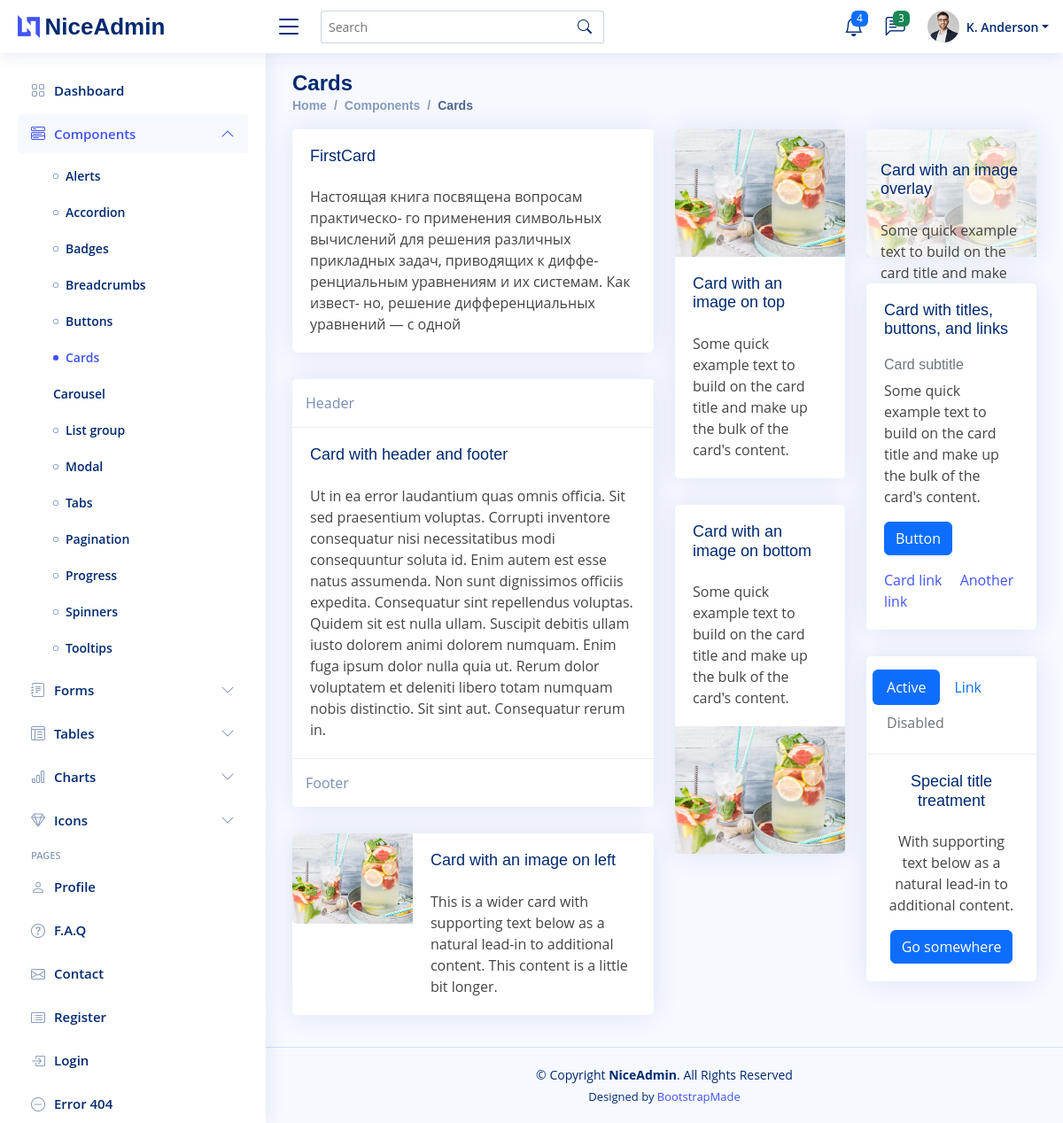
The page /cards on the database its author committed.
### myapp/models.py (models this page shows)
class Cards(models.Model):
    name = models.CharField(max_length=250)
    content = models.TextField(max_length=250)

### myapp/views.py (the view)
# urls.py: path('cards', views.Card, name='cards'),
def Card(request):
    cards = Cards.objects.all()
    card = {'card1': cards[0]}
    return render(request, 'components-cards.html', card)

### templates/components-cards.html (shortened to what this page needs)
{% load static %}
<!DOCTYPE html>
<html lang="en">
<head>
  <link href="{% static 'assets/vendor/bootstrap/css/bootstrap.min.css' %}" rel="stylesheet">
  <link href="{% static 'assets/vendor/bootstrap-icons/bootstrap-icons.css' %}" rel="stylesheet">
  <link href="{% static 'assets/vendor/boxicons/css/boxicons.min.css' %}" rel="stylesheet">
  <link href="{% static 'assets/vendor/quill/quill.snow.css' %}" rel="stylesheet">
  <link href="{% static 'assets/vendor/quill/quill.bubble.css' %}" rel="stylesheet">
  <link href="{% static 'assets/vendor/remixicon/remixicon.css' %}" rel="stylesheet">
  <link href="{% static 'assets/vendor/simple-datatables/style.css' %}" rel="stylesheet">
  <link href="{% static 'assets/css/style.css' %}" rel="stylesheet">
</head>
<body>
  <header id="header" class="header fixed-top d-flex align-items-center">
    <div class="d-flex align-items-center justify-content-between">
      <a href="{% static 'index.html' %}" class="logo d-flex align-items-center">
        <img src="{% static 'assets/img/logo.png' %}" alt="">
        <span class="d-none d-lg-block">NiceAdmin</span>
      </a>
      <i class="bi bi-list toggle-sidebar-btn"></i>
    </div>
    <div class="search-bar">
      <form class="search-form d-flex align-items-center" method="POST" action="#">
        <input type="text" name="query" placeholder="Search" title="Enter search keyword">
        <button type="submit" title="Search"><i class="bi bi-search"></i></button>
      </form>
    </div>
    <nav class="header-nav ms-auto">
      <ul class="d-flex align-items-center">
        <li class="nav-item dropdown">
          <a class="nav-link nav-icon" href="#" data-bs-toggle="dropdown">
            <i class="bi bi-bell"></i>
            <span class="badge bg-primary badge-number">4</span>
          </a>
        </li>
        <li class="nav-item dropdown">
          <a class="nav-link nav-icon" href="#" data-bs-toggle="dropdown">
            <i class="bi bi-chat-left-text"></i>
            <span class="badge bg-success badge-number">3</span>
          </a>
        </li>
        <li class="nav-item dropdown pe-3">
          <a class="nav-link nav-profile d-flex align-items-center pe-0" href="#" data-bs-toggle="dropdown">
            <img src="{% static 'assets/img/profile-img.jpg' %}" alt="Profile" class="rounded-circle">
            <span class="d-none d-md-block dropdown-toggle ps-2">K. Anderson</span>
          </a>
        </li>
      </ul>
    </nav>
  </header>
  <aside id="sidebar" class="sidebar">
    <ul class="sidebar-nav" id="sidebar-nav">
      <li class="nav-item">
        <a class="nav-link collapsed" href="{% static 'index.html' %}">
          <i class="bi bi-grid"></i>
          <span>Dashboard</span>
        </a>
      </li>
      <li class="nav-item">
        <a class="nav-link " data-bs-target="#components-nav" data-bs-toggle="collapse" href="#">
          <i class="bi bi-menu-button-wide"></i><span>Components</span><i class="bi bi-chevron-down ms-auto"></i>
        </a>
        <ul id="components-nav" class="nav-content collapse show" data-bs-parent="#sidebar-nav">
          <li>
            <a href="{% static 'components-alerts.html' %}">
              <i class="bi bi-circle"></i><span>Alerts</span>
            </a>
          </li>
          <li>
            <a href="{% static 'components-accordion.html' %}">
              <i class="bi bi-circle"></i><span>Accordion</span>
            </a>
          </li>
          <li>
            <a href="{% static 'components-badges.html' %}">
              <i class="bi bi-circle"></i><span>Badges</span>
            </a>
          </li>
          <li>
            <a href="{% static 'components-breadcrumbs.html' %}">
              <i class="bi bi-circle"></i><span>Breadcrumbs</span>
            </a>
          </li>
          <li>
            <a href="{% static 'components-buttons.html' %}">
              <i class="bi bi-circle"></i><span>Buttons</span>
            </a>
          </li>
          <li>
            <a href="{% static 'components-cards.html' %}" class="active">
              <i class="bi bi-circle"></i><span>Cards</span>
            </a>
          </li>
          <li>
            <a href="{% static 'components-carousel.html"' %}>
              <i class="bi bi-circle"></i><span>Carousel</span>
            </a>
          </li>
          <li>
            <a href="{% static 'components-list-group.html' %}">
              <i class="bi bi-circle"></i><span>List group</span>
            </a>
          </li>
          <li>
            <a href="{% static 'components-modal.html' %}">
              <i class="bi bi-circle"></i><span>Modal</span>
            </a>
          </li>
          <li>
            <a href="{% static 'components-tabs.html' %}">
              <i class="bi bi-circle"></i><span>Tabs</span>
            </a>
          </li>
          <li>
            <a href="{% static 'components-pagination.html' %}">
              <i class="bi bi-circle"></i><span>Pagination</span>
            </a>
          </li>
          <li>
            <a href="{% static 'components-progress.html' %}">
              <i class="bi bi-circle"></i><span>Progress</span>
            </a>
          </li>
          <li>
            <a href="{% static 'components-spinners.html' %}">
              <i class="bi bi-circle"></i><span>Spinners</span>
            </a>
          </li>
          <li>
            <a href="{% static 'components-tooltips.html' %}">
              <i class="bi bi-circle"></i><span>Tooltips</span>
            </a>
          </li>
        </ul>
      </li>
      <li class="nav-item">
        <a class="nav-link collapsed" data-bs-target="#forms-nav" data-bs-toggle="collapse" href="#">
          <i class="bi bi-journal-text"></i><span>Forms</span><i class="bi bi-chevron-down ms-auto"></i>
        </a>
      </li>
      <li class="nav-item">
        <a class="nav-link collapsed" data-bs-target="#tables-nav" data-bs-toggle="collapse" href="#">
          <i class="bi bi-layout-text-window-reverse"></i><span>Tables</span><i class="bi bi-chevron-down ms-auto"></i>
        </a>
      </li>
      <li class="nav-item">
        <a class="nav-link collapsed" data-bs-target="#charts-nav" data-bs-toggle="collapse" href="#">
          <i class="bi bi-bar-chart"></i><span>Charts</span><i class="bi bi-chevron-down ms-auto"></i>
        </a>
      </li>
      <li class="nav-item">
        <a class="nav-link collapsed" data-bs-target="#icons-nav" data-bs-toggle="collapse" href="#">
          <i class="bi bi-gem"></i><span>Icons</span><i class="bi bi-chevron-down ms-auto"></i>
        </a>
      </li>
      <li class="nav-heading">Pages</li>
      <li class="nav-item">
        <a class="nav-link collapsed" href="{% static 'users-profile.html' %}">
          <i class="bi bi-person"></i>
          <span>Profile</span>
        </a>
      </li>
      <li class="nav-item">
        <a class="nav-link collapsed" href="{% static 'pages-faq.html' %}">
          <i class="bi bi-question-circle"></i>
          <span>F.A.Q</span>
        </a>
      </li>
      <li class="nav-item">
        <a class="nav-link collapsed" href="{% static 'pages-contact.html' %}">
          <i class="bi bi-envelope"></i>
          <span>Contact</span>
        </a>
      </li>
      <li class="nav-item">
        <a class="nav-link collapsed" href="{% static 'pages-register.html' %}">
          <i class="bi bi-card-list"></i>
          <span>Register</span>
        </a>
      </li>
      <li class="nav-item">
        <a class="nav-link collapsed" href="{% static 'pages-login.html' %}">
          <i class="bi bi-box-arrow-in-right"></i>
          <span>Login</span>
        </a>
      </li>
      <li class="nav-item">
        <a class="nav-link collapsed" href="{% static 'pages-error-404.html' %}">
          <i class="bi bi-dash-circle"></i>
          <span>Error 404</span>
        </a>
      </li>
    </ul>
  </aside>
  <main id="main" class="main">
    <div class="pagetitle">
      <h1>Cards</h1>
      <nav>
        <ol class="breadcrumb">
          <li class="breadcrumb-item"><a href="{% static 'index.html' %}">Home</a></li>
          <li class="breadcrumb-item">Components</li>
          <li class="breadcrumb-item active">Cards</li>
        </ol>
      </nav>
    </div>
    <section class="section">
      <div class="row align-items-top">
        <div class="col-lg-6">
          <div class="card">
            <div class="card-body">
              <h5 class="card-title">{{card1.name}}</h5>
              {{card1.content}}
            </div>
          </div>
          <div class="card">
            <div class="card-header">Header</div>
            <div class="card-body">
              <h5 class="card-title">Card with header and footer</h5>
              Ut in ea error laudantium quas omnis officia. Sit sed praesentium voluptas. Corrupti inventore consequatur nisi necessitatibus modi consequuntur soluta id. Enim autem est esse natus assumenda. Non sunt dignissimos officiis expedita. Consequatur sint repellendus voluptas.
              Quidem sit est nulla ullam. Suscipit debitis ullam iusto dolorem animi dolorem numquam. Enim fuga ipsum dolor nulla quia ut.
              Rerum dolor voluptatem et deleniti libero totam numquam nobis distinctio. Sit sint aut. Consequatur rerum in.
            </div>
            <div class="card-footer">
              Footer
            </div>
          </div>
          <div class="card mb-3">
            <div class="row g-0">
              <div class="col-md-4">
                <img src="{% static 'assets/img/card.jpg' %}" class="img-fluid rounded-start" alt="...">
              </div>
              <div class="col-md-8">
                <div class="card-body">
                  <h5 class="card-title">Card with an image on left</h5>
                  <p class="card-text">This is a wider card with supporting text below as a natural lead-in to additional content. This content is a little bit longer.</p>
                </div>
              </div>
            </div>
          </div>
        </div>
        <div class="col-lg-3">
          <div class="card">
            <img src="{% static 'assets/img/card.jpg' %}" class="card-img-top" alt="...">
            <div class="card-body">
              <h5 class="card-title">Card with an image on top</h5>
              <p class="card-text">Some quick example text to build on the card title and make up the bulk of the card's content.</p>
            </div>
          </div>
          <div class="card">
            <div class="card-body">
              <h5 class="card-title">Card with an image on bottom</h5>
              <p class="card-text">Some quick example text to build on the card title and make up the bulk of the card's content.</p>
            </div>
            <img src="{% static 'assets/img/card.jpg' %}" class="card-img-bottom" alt="...">
          </div>
        </div>
        <div class="col-lg-3">
          <div class="card">
            <img src="{% static 'assets/img/card.jpg' %}" class="card-img-top" alt="...">
            <div class="card-img-overlay">
              <h5 class="card-title">Card with an image overlay</h5>
              <p class="card-text">Some quick example text to build on the card title and make up the bulk of the card's content.</p>
            </div>
          </div>
          <div class="card">
            <div class="card-body">
              <h5 class="card-title">Card with titles, buttons, and links</h5>
              <h6 class="card-subtitle mb-2 text-muted">Card subtitle</h6>
              <p class="card-text">Some quick example text to build on the card title and make up the bulk of the card's content.</p>
              <p class="card-text"><a href="#" class="btn btn-primary">Button</a></p>
              <a href="#" class="card-link">Card link</a>
              <a href="#" class="card-link">Another link</a>
            </div>
          </div>
          <div class="card text-center">
            <div class="card-header">
              <ul class="nav nav-pills card-header-pills">
                <li class="nav-item">
                  <a class="nav-link active" href="#">Active</a>
                </li>
                <li class="nav-item">
                  <a class="nav-link" href="#">Link</a>
                </li>
                <li class="nav-item">
                  <a class="nav-link disabled" href="#" tabindex="-1" aria-disabled="true">Disabled</a>
                </li>
              </ul>
            </div>
            <div class="card-body">
              <h5 class="card-title">Special title treatment</h5>
              <p class="card-text">With supporting text below as a natural lead-in to additional content.</p>
              <a href="#" class="btn btn-primary">Go somewhere</a>
            </div>
          </div>
        </div>
      </div>
    </section>
  </main>
  <footer id="footer" class="footer">
    <div class="copyright">
      &copy; Copyright <strong><span>NiceAdmin</span></strong>. All Rights Reserved
    </div>
    <div class="credits">
      Designed by <a href="{% static 'https://bootstrapmade.com/' %}">BootstrapMade</a>
    </div>
  </footer>
</body>
</html>

### rows shown on the page
Cards: name "FirstCard", content "Настоящая книга посвящена вопросам практическо- го применения символьных вычислений для решения различных прикладных задач, приводящих к диффе- ренциальным уравнениям и их системам. Как извест- но, решение дифференциальных уравнений — с одной"
